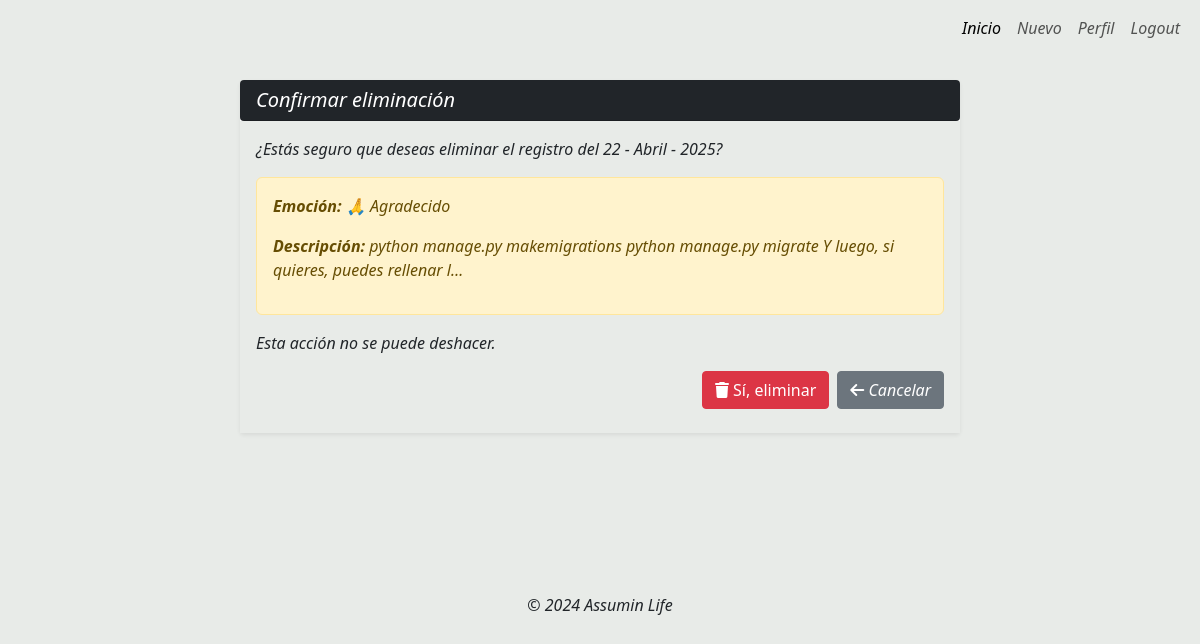
The app's page /eliminar/agradecido-2025-04-23/ (signed in), older data.
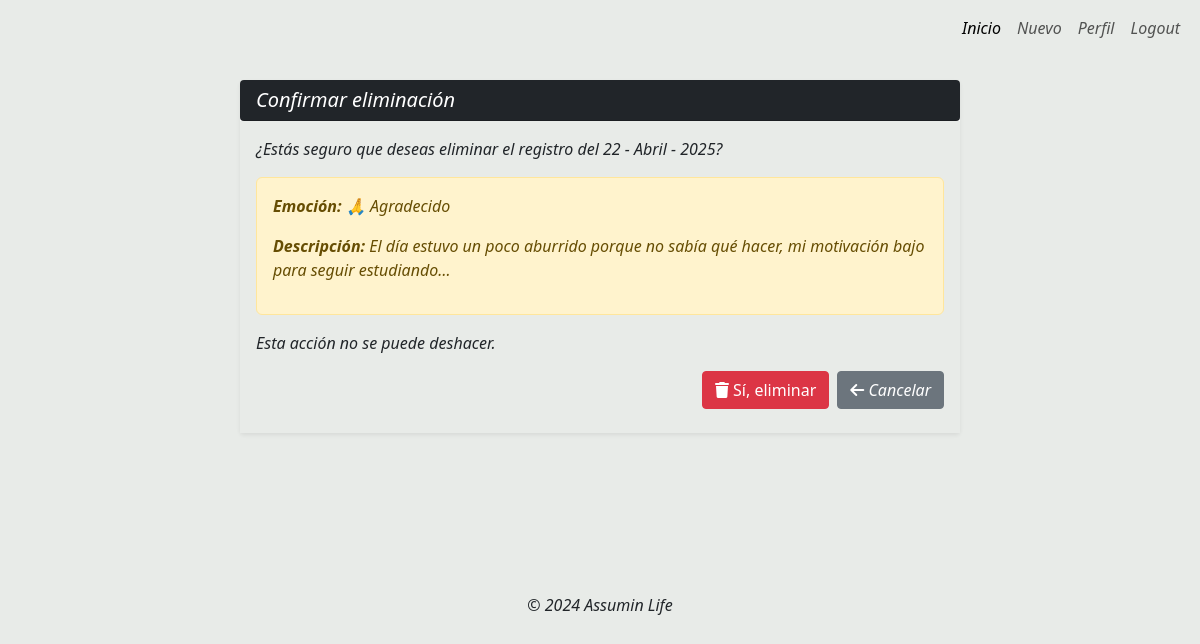
The same page, newer data.
### recording_emotion/models.py (models this page shows, shortened)
class RecordingEmotion(models.Model):
    user = models.ForeignKey(User, on_delete=models.CASCADE)
    EMOTIONS_CHOICES = [
        ('feliz', '😊 Feliz'),
        ('agradecido', '🙏 Agradecido'),
        ('emocionado', '🤩 Emocionado'),
        ('relajado', '😌 Relajado'),
        ('contento', '😃 Contento'),
        ('triste', '😢 Triste'),
        ('enojado', '😠 Enojado'),
        ('cansado', '😫 Cansado'),
        ('aburrido', '😒 Aburrido'),
    ]
    emotion = models.CharField(max_length=20, choices=EMOTIONS_CHOICES)
    description_day = models.TextField(verbose_name="Cuéntame cómo fue tu día", blank=True)
    discovery = models.CharField(max_length=300, verbose_name="¿Descubriste algo nuevo hoy?", blank=True)
    created_date = models.DateTimeField(auto_now_add=True)
    updated = models.DateTimeField(auto_now=True)
    slug = models.SlugField(max_length=100, unique=True, blank=True)
    class Meta:
        ordering = ['-created_date']
        verbose_name = "Registro Emocional"
        verbose_name_plural = "Registros Emocionales"

### recording_emotion/views.py (the view)
# urls.py: path('eliminar/<slug:slug>/', RecordingDeleteView.as_view(), name='registro_eliminar'),
class RecordingDeleteView(LoginRequiredMixin, DeleteView):
    model = RecordingEmotion
    template_name = 'recording_emotion/eliminar.html'
    context_object_name = 'registro'
    slug_url_kwarg = 'slug'
    success_url = reverse_lazy('registro_lista')
    login_url = 'login'

### recording_emotion/templates/recording_emotion/eliminar.html (shortened to what this page needs)
{% extends 'layouts/base_login.html' %}
{% block content %}
<div class="container">
  <div class="row my-4">
    <div class="col-12 col-md-8 offset-md-2">
      <div class="card rounded-1 border-0 shadow-sm">
        <div class="card-header bg-dark text-white rounded-1">
          <h5 class="mb-0">Confirmar eliminación</h5>
        </div>
        <div class="card-body" style="background-color: rgb(232, 235, 232);">
          <p >
            ¿Estás seguro que deseas eliminar el registro del {{ registro.created_date|date:"d - F - Y" }}?
          </p>
          <div class="alert alert-warning">
            <p><strong>Emoción:</strong> {{ registro.get_emotion_display }}</p>
            <p><strong>Descripción:</strong> {{ registro.description_day|truncatechars:100 }}</p>
          </div>
          <p>Esta acción no se puede deshacer.</p>
          <form method="post">
            <div class="d-flex flex-nowrap justify-content-end gap-2">
              <button type="submit" class="btn btn-danger rounded-1 mb-2">
                <i class="fa-solid fa-trash"></i> Sí, eliminar
              </button>
              <a href="{% url 'registro_detalle' registro.slug %}" class="btn btn-secondary rounded-1 mb-2">
                <i class="fa-solid fa-arrow-left"></i> Cancelar
              </a>
            </div>
          </form>
        </div>
      </div>
    </div>
  </div>
</div>
{% endblock %}

### login/templates/layouts/base_login.html (shortened to what this page needs)
{% load static %}
<!DOCTYPE html>
<html lang="es">
<head>
    <link href="https://cdn.jsdelivr.net/npm/bootstrap@5.3.3/dist/css/bootstrap.min.css" rel="stylesheet">
    <link rel="stylesheet" href="https://cdnjs.cloudflare.com/ajax/libs/font-awesome/6.5.1/css/all.min.css" />
</head>
<body style="background-color: rgb(232, 235, 232); font-style: oblique;">
    <nav class="navbar navbar-expand-lg">
        <div class="container-fluid">
            <div class="collapse navbar-collapse" id="navbarNav">
                <ul class="navbar-nav ms-auto">
                    {% if request.user.is_authenticated %}
                    <li class="nav-item">
                        <a class="nav-link active" href="{% url 'registro_lista' %}">Inicio</a>
                    </li>
                    <li class="nav-item">
                        <a class="nav-link" href="{% url 'registro_nuevo' %}">Nuevo</a>
                    </li>
                    <li class="nav-item">
                        <a class="nav-link" href="{% url 'profile' %}">Perfil</a>
                    </li>
                    <li class="nav-item">
                        <a class="nav-link" href="{% url 'exit' %}">Logout</a>
                    </li>
                    {% endif %}
                </ul>
            </div>
        </div>
    </nav>
    <div class="container">
        {% block content %}{% endblock %}
    </div>
    <footer class="text-center mt-5" style="padding-top: 7rem;">
         <p>© 2024 Assumin Life</p>
    </footer>
</body>
</html>

Row changes from the older to the newer data that the page shows:
changed RecordingEmotion "🙏 Agradecido": description_day "python manage.py makemigrations python manage.py migrate Y luego, si quieres, puedes rellenar l…" → "El día estuvo un poco aburrido porque no sabía qué hacer, mi motivación bajo para seguir estudiando…"
